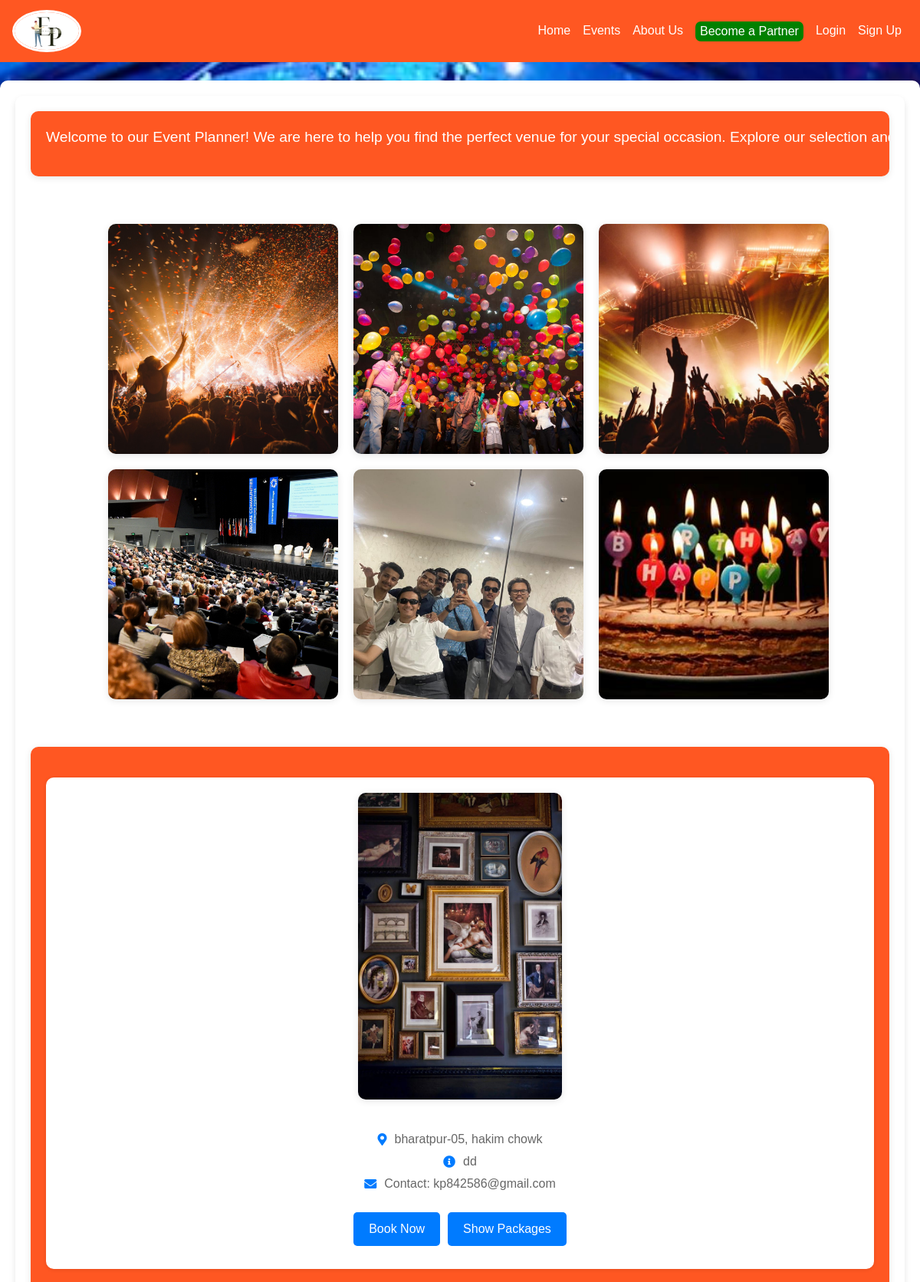
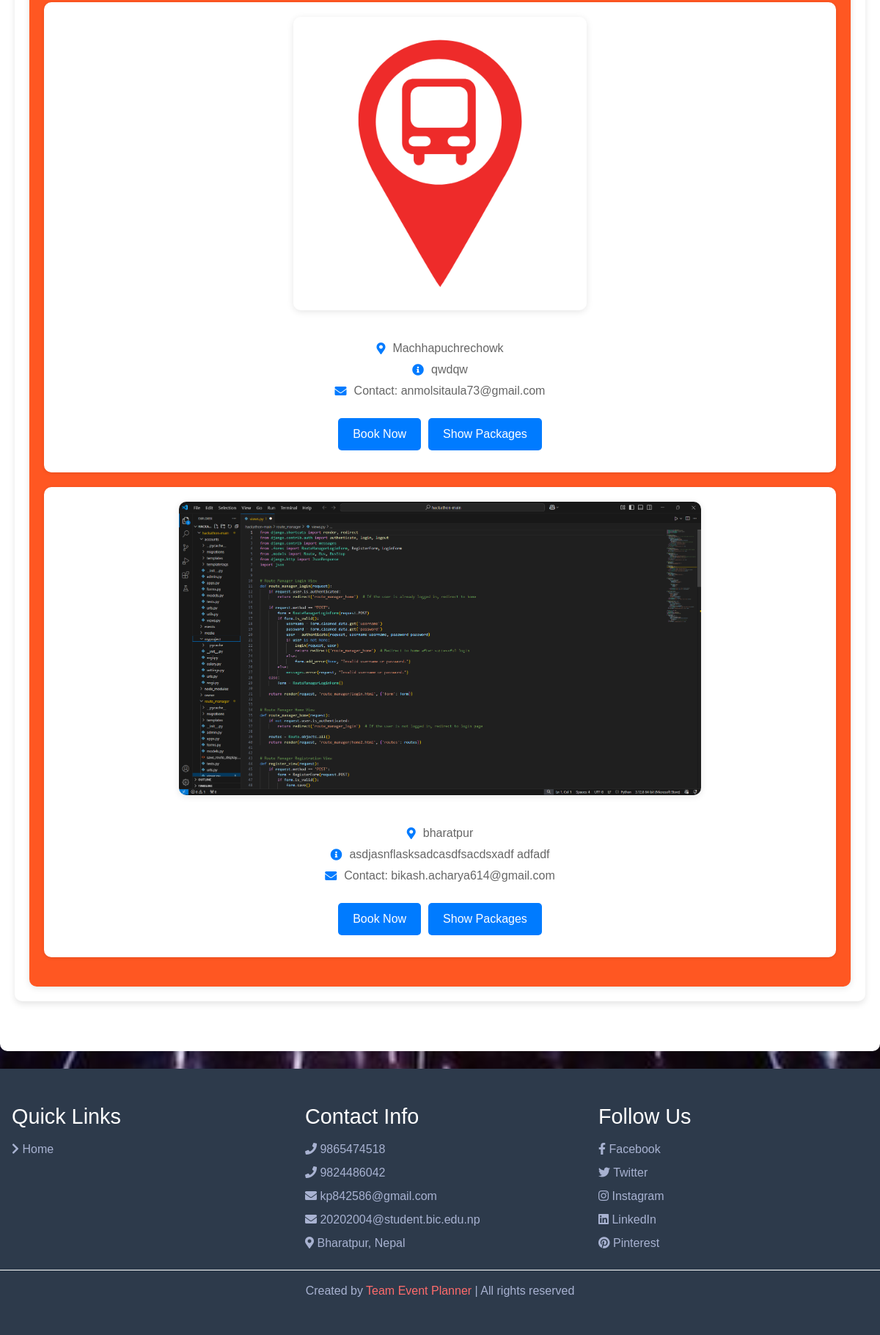
Screenshot of /accounts/ with the database file from the repository (2 pictures, top to bottom).
### owner/models.py (models this page shows, shortened)
class Venue(models.Model):
    id = models.AutoField(primary_key=True)
    driver_name = models.CharField(max_length=100)  # Changed name to driver_name
    address = models.CharField(max_length=255)
    description = models.TextField()
    contact_email = models.EmailField(unique=True)
    zip_code = models.CharField(max_length=10, default=44207)  # New field for zip code
    seats = models.PositiveIntegerField(default=0)  # Changed total_slots to seats
    occupancy = models.PositiveIntegerField(default=0)
    contact_num = models.PositiveIntegerField(default=0)
    image = models.ImageField(upload_to='venue_images/', null=True, blank=True)
    seats_available = models.PositiveIntegerField(editable=False)  # Changed available_slots to seats_available

### accounts/views.py (the view)
# urls.py: path('', home_view, name='home'),
def home_view(request):
    username = request.session.get('username', None)
    venues = Venue.objects.all()
    return render(request, 'accounts/home.html', {'username': username, 'venues': venues})

### accounts/templates/accounts/home.html (shortened to what this page needs)
{% extends 'accounts/base.html' %}
{% load static %}
{% block content %}
<!DOCTYPE html>
<html lang="en">
<head>
    <link rel="stylesheet" href="https://cdnjs.cloudflare.com/ajax/libs/font-awesome/5.15.4/css/all.min.css">
</head>
<body>
    <div class="container">
        <section class="welcome-container">
            <p class="welcome-text">Welcome to our Event Planner! We are here to help you find the perfect venue for your special occasion. Explore our selection and book your venue today!</p>
        </section>
        <section class="image-grid">
            <img src="{% static 'images/cover/aa.jpg' %}" alt="Image 1">
            <img src="{% static 'images/cover/bb.jpeg' %}" alt="Image 2">
            <img src="{% static 'images/cover/cc.jpg' %}" alt="Image 3">
            <img src="{% static 'images/cover/gg.jpeg' %}" alt="Image 4">
            <img src="{% static 'images/cover/ee.jpg' %}" alt="Image 5">
            <img src="{% static 'images/cover/oip.jpeg' %}" alt="Image 6">
        </section>
        <section class="venue-list" id="venue-list">
            {% for venue in venues %}
                <div class="venue">
                    {% if venue.image %}
                        <img src="{{ venue.image.url }}" alt="{{ venue.name }}">
                    {% else %}
                        <p>No image available</p>
                    {% endif %}
                    <div class="venue-details">
                        <p><i class="fas fa-map-marker-alt"></i>{{ venue.address }}</p>
                        <p><i class="fas fa-info-circle"></i>{{ venue.description }}</p>
                        <p><i class="fas fa-envelope"></i>Contact: {{ venue.contact_email }}</p>
                    </div>
                    <div class="button-container">
                        <button class="book-button" onclick="window.location.href='{% url 'book_venue' venue.id %}'">Book Now</button>
                        <button class="packages-button" onclick="window.location.href='{% url 'user_packages' venue.id %}'">Show Packages</button>
                    </div>
                </div>
            {% empty %}
                <p>No venues available.</p>
            {% endfor %}
        </section>
    </div>
  <br>
</body>
</html>
<br>
{% endblock %}

### accounts/templates/accounts/base.html (shortened to what this page needs)
<!DOCTYPE html>
<html lang="en">
<head>
    {% load static %}
    <link href="https://stackpath.bootstrapcdn.com/bootstrap/4.5.2/css/bootstrap.min.css" rel="stylesheet">
    <link rel="stylesheet" href="https://cdnjs.cloudflare.com/ajax/libs/font-awesome/5.15.4/css/all.min.css">
</head>
<body>
<nav class="navbar navbar-expand-lg navbar-light">
    <a class="navbar-brand" href="{% url 'home' %}">
        <img src="{% static 'images/aaaa/eventplanner.png' %}" width="90px" height="55px" class="round-img">
    </a>
    <div class="collapse navbar-collapse" id="navbarNav">
        <ul class="navbar-nav ml-auto">
            <li class="nav-item">
                <a class="nav-link" href="{% url 'home' %}">Home</a>
            </li>
            <li class="nav-item">
                <a class="nav-link" href="{% url 'event_list' %}">Events</a>
            </li>
            <li class="nav-item">
                <a class="nav-link" href="{% url 'about_us' %}">About Us</a>
            </li>
            <li class="nav-item">
                <a class="nav-link" href="{% url 'signup_owner' %}"><button class="button">Become a Partner</button></a>
            </li>
            {% if user.is_authenticated %}
            <li class="nav-item">
                <a class="nav-link" href="{% url 'my-profile' %}">
                    <i class="fas fa-user"></i>
                    My Profile
                </a>
            </li>
            <li class="nav-item">
                <a class="nav-link" href="{% url 'logout' %}">Logout</a>
            </li>
            {% else %}
            <li class="nav-item">
                <a class="nav-link" href="{% url 'login' %}">Login</a>
            </li>
            <li class="nav-item">
                <a class="nav-link" href="{% url 'signup' %}">Sign Up</a>
            </li>
            {% endif %}
        </ul>
    </div>
</nav>
<div class="container mt-4">
    {% block content %}{% endblock %}
</div>
<br>
<section class="footer" id="footer">
    <div class="box-container">
        <div class="box">
            <h3>Quick Links</h3>
            <a href="/"><i class="fas fa-chevron-right"></i> Home</a>
        </div>
        <div class="box">
            <h3>Contact Info</h3>
            <a href="#"><i class="fas fa-phone"></i> 9865474518</a>
            <a href="#"><i class="fas fa-phone"></i> 9824486042</a>
            <a href="#"><i class="fas fa-envelope"></i> kp842586@gmail.com</a>
            <a href="#"><i class="fas fa-envelope"></i> 20202004@student.bic.edu.np</a>
            <a href="#"><i class="fas fa-map-marker-alt"></i> Bharatpur, Nepal</a>
        </div>
        <div class="box">
            <h3>Follow Us</h3>
            <a href="#"><i class="fab fa-facebook-f"></i> Facebook</a>
            <a href="#"><i class="fab fa-twitter"></i> Twitter</a>
            <a href="#"><i class="fab fa-instagram"></i> Instagram</a>
            <a href="#"><i class="fab fa-linkedin"></i> LinkedIn</a>
            <a href="#"><i class="fab fa-pinterest"></i> Pinterest</a>
        </div>
    </div>
    <div class="credit">
        Created by <span>Team Event Planner</span> | All rights reserved
    </div>
</section>
</body>
</html>

### accounts/templates/accounts/home.html (style rules this page uses)
body { font-family: 'Arial', sans-serif; background-color: #f0f2f5; margin: 0; padding: 0; }
.container { max-width: 1200px; margin: 0 auto; padding: 20px; background-color: #ffffff; border-radius: 10px; box-shadow: 0 4px 8px rgba(0, 0, 0, 0.1); }
.welcome-container { background-color: #ff5722; padding: 20px; box-shadow: 0 2px 10px rgba(0, 0, 0, 0.1); border-radius: 10px; color: #fff; text-align: center; font-size: 1.2em; overflow: hidden; margin-bottom: 30px; }
.welcome-text { display: inline-block; white-space: nowrap; animation: slide-in 10s infinite linear; }
.image-grid { display: grid; grid-template-columns: repeat(3, 300px); grid-template-rows: repeat(2, 300px); gap: 20px; width: fit-content; margin: 0 auto; margin-bottom: 30px; overflow: hidden; }
.image-grid img { width: 300px; height: 300px; object-fit: cover; border-radius: 10px; box-shadow: 0 2px 10px rgba(0, 0, 0, 0.1); transition: transform 0.3s ease, box-shadow 0.3s ease; }
.venue-list { background-color: #ff5722; padding: 20px; box-shadow: 0 2px 10px rgba(0, 0, 0, 0.1); border-radius: 10px; color: #fff; }
.venue { display: flex; flex-direction: column; align-items: center; padding: 20px; margin: 20px 0; background-color: #ffffff; border-radius: 10px; box-shadow: 0 1px 5px rgba(0, 0, 0, 0.1); transition: transform 0.3s ease, box-shadow 0.3s ease; }
.venue img { max-width: 100%; max-height: 400px; border-radius: 10px; box-shadow: 0 2px 10px rgba(0, 0, 0, 0.1); margin-bottom: 15px; }
.venue p { margin: 5px 0; color: #666; font-size: 1em; line-height: 1.5; text-align: center; }
.venue-details { width: 100%; text-align: left; margin-bottom: 10px; }
.venue-details p { display: flex; align-items: center; justify-content: center; margin: 5px 0; }
.venue-details p i { margin-right: 10px; color: #007bff; }
.button-container { display: flex; gap: 10px; }
.button-container button { background-color: #007bff; color: #fff; border: none; padding: 10px 20px; margin: 10px 0; border-radius: 5px; cursor: pointer; transition: background-color 0.3s ease, transform 0.3s ease; }

### rows the page displays
Venue: image (picture), address "bharatpur-05, hakim chowk", description "dd", contact_email "kp842586@gmail.com"
Venue: image (picture), address "Machhapuchrechowk", description "qwdqw", contact_email "anmolsitaula73@gmail.com"
Venue: image (picture), address "bharatpur", description "asdjasnflasksadcasdfsacdsxadf adfadf", contact_email "bikash.acharya614@gmail.com"
